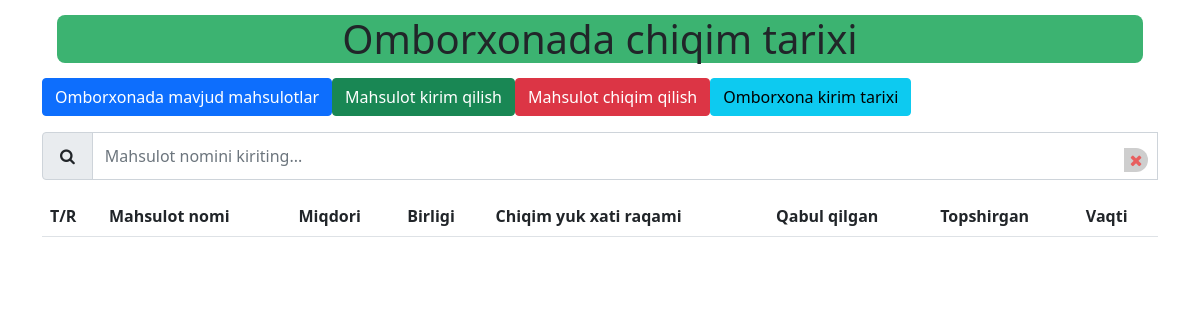
The page /outhistory/ on the database as committed earlier.
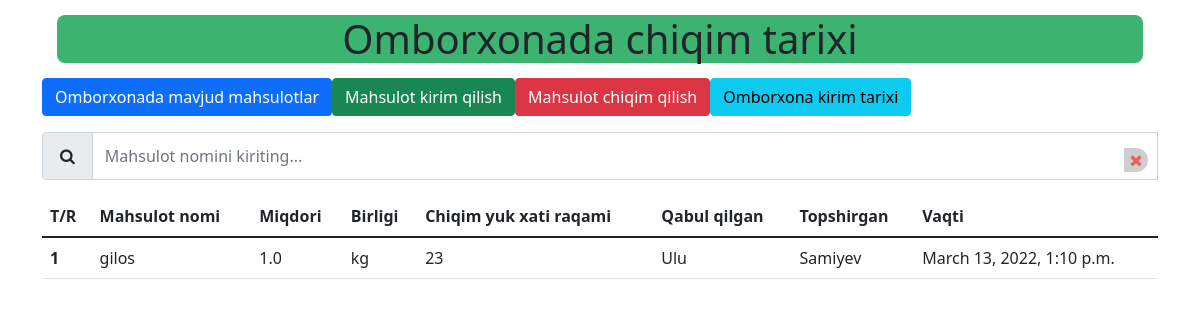
The same page on the database as committed later.
### itm/models.py (models this page shows, shortened)
class Outproduct(models.Model):
    name = models.CharField(max_length=512)
    outload_number = models.CharField(max_length=200)
    outstorageperson = models.CharField(max_length=200)
    getinstorageperson = models.CharField(max_length=200)
    count = models.FloatField(default=0)
    unit = models.CharField(max_length=30,choices=Inproduct.ROLES)
    out_date = models.DateTimeField(default=datetime.datetime.now())
    class Meta:
        db_table = "Outproduct"

### itm/views.py (the view)
# urls.py: path("outhistory/",OutHistory,name="outhistory"),
def OutHistory(request):
    search = request.GET.get('search')
    if search is None:
        data = Outproduct.objects.all()
        paginator = Paginator(data, 15)
        page_num = request.GET.get('page')
        page_obj = paginator.get_page(page_num)
        search = ""
    else:
        data = Outproduct.objects.filter(name__contains=search)
        paginator = Paginator(data, 15)
        page_num = request.GET.get('page')
        page_obj = paginator.get_page(page_num)
    return render(request, "itm/outhistory.html", {"search": search, "page": page_obj, "all": paginator})

### itm/templates/itm/outhistory.html (shortened to what this page needs)
<!DOCTYPE html>
<html lang="en">
<head>
    <link rel="stylesheet" href="/static/itm/bootstrap/css/bootstrap.min.css">
    <link rel="stylesheet" href="/static/itm/css/styles.css">
    <link rel="stylesheet" href="/static/itm/font-awesome/css/font-awesome.min.css">
    <link rel="stylesheet" href="/static/itm/font-awesome/css/font-awesome.css">
</head>
<body>
<div class="container">
    <div class="row">
        <div class="col-md-12">
            <h1 class="close">Omborxonada chiqim tarixi</h1>
            <div class="btn-group md-3">
                <form action="{%url 'balance'%}">
                    <button type="submit" class="btn btn-primary mb-3">Omborxonada mavjud mahsulotlar</button>
                </form>
                <form action="{%url 'inproduct'%}">
                    <button type="submit" class="btn btn-success mb-3">Mahsulot kirim qilish</button>
                </form>
                <form action="{%url 'kickproduct'%}">
                    <button type="submit" class="btn btn-danger mb-3"><a>Mahsulot chiqim qilish</a></button>
                </form>
                <form action="{%url 'inhistory'%}">
                    <button type="submit" class="btn btn-info mb-3">Omborxona kirim tarixi</button>
                </form>
            </div>
            <form>
                <div class="input-group mb-3">
                        <span class="input-group-text" id="inputGroup-sizing-default"><span style="padding:5px"><i
                                class="fa fa-search"></i></span></span>
                    <input name="search" value="{{ search }}" class="form-control"
                           placeholder="Mahsulot nomini kiriting..." id="bool">
                    <span class="clear" onclick="myfunc()"><i class="fa fa-times" aria-hidden="true"></i></span>
                </div>
            </form>
            <table class="table">
                <thead>
                <tr>
                    <th scope="col">T/R</th>
                    <th scope="col">Mahsulot nomi</th>
                    <th scope="col">Miqdori</th>
                    <th scope="col">Birligi</th>
                    <th scope="col">Chiqim yuk xati raqami</th>
                    <th scope="col">Qabul qilgan</th>
                    <th scope="col">Topshirgan</th>
                    <th scope="col">Vaqti</th>
                </tr>
                </thead>
                <tbody>
                {% for prod in page %}
                <tr>
                    <th scope="row">{{forloop.counter}}</th>
                    <td>{{prod.name}}</td>
                    <td>{{prod.count}}</td>
                    <td>{{prod.unit}}</td>
                    <td>{{prod.outload_number}}</td>
                    <td>{{prod.getinstorageperson}}</td>
                    <td>{{prod.outstorageperson}}</td>
                    <td>{{prod.out_date}}</td>
                </tr>
                {%endfor%}
                </tbody>
            </table>
        </div>
    </div>
</div>
</body>
</html>

Rows that differ between the two databases and show on the page:
added Outproduct: name "gilos", count "1.0", unit "kg", outload_number "23", getinstorageperson "Ulu", outstorageperson "Samiyev", out_date "March 13, 2022, 1:10 p.m."
